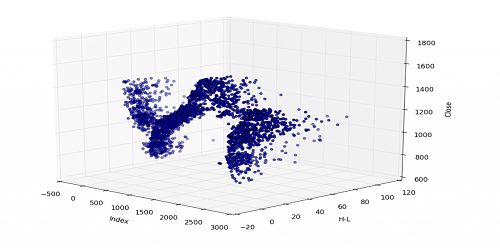
#> input picture OpenCV/data1.png, 500 x 250 px, given in place of the camera
$ jupyter execute t10.ipynb   (older library calls are emulated)
#> lines starting #> are read from the running program, lines starting #| are printed output that depends on the picture; after the words box and inside, x2 and y2 are one past the last pixel; in counts of white or black regions, pixels touching at a corner belong together
[cell 1]
# EDGE DETECTION AND GRADIENTS

[cell 2]
#MODULES
import cv2
import numpy as np

cap = cv2.VideoCapture(0) #0 to use webcam

while(1):                 #while loop used for videos
    _, frame = cap.read()
#> frame is the input picture: shape (250, 500, 3); mean B, G, R 240.9, 235.7, 235.7

    laplacian = cv2.Laplacian(frame,cv2.CV_64F) #shows edges
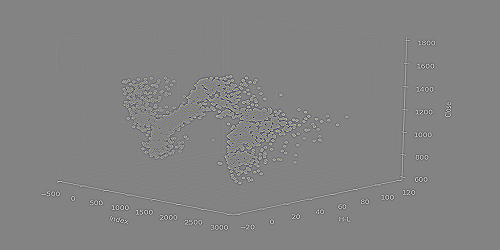
#> laplacian: shape (250, 500, 3) float64; mean B, G, R 0, 0, 0; drawn with min black and max white
    sobelx = cv2.Sobel(frame,cv2.CV_64F,1,0,ksize=5) # shows gradients
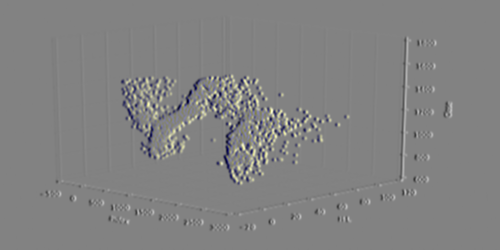
#> sobelx: shape (250, 500, 3) float64; mean B, G, R 0, 0, 0; drawn with min black and max white
    sobely = cv2.Sobel(frame,cv2.CV_64F,0,1,ksize=5)
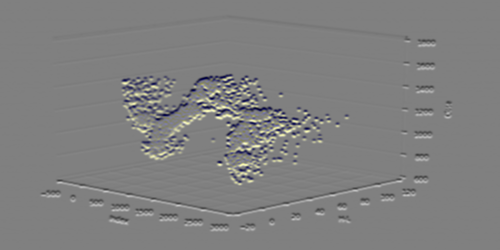
#> sobely: shape (250, 500, 3) float64; mean B, G, R -0.1, -0.1, -0.1; drawn with min black and max white
    edges = cv2.Canny(frame,100,100) #edge detector
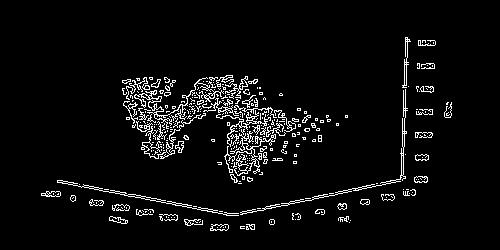
#> edges: shape (250, 500); 4.9% white in thin lines or dots, all inside (x1, y1, x2, y2) = (41, 37, 452, 231)

    cv2.imshow('frame',frame)
    #cv2.imshow('laplacian',laplacian)
    #cv2.imshow('sobelx',sobelx)
    #cv2.imshow('sobely',sobely)

    cv2.imshow('Edges',edges)
    k = cv2.waitKey(5) & 0xFF
#> (key Esc is pressed here)
    if k == 27:
        break

cv2.destroyAllWindows()
cap.release() #releases the camera

$ run again, on OpenCV/data2.png
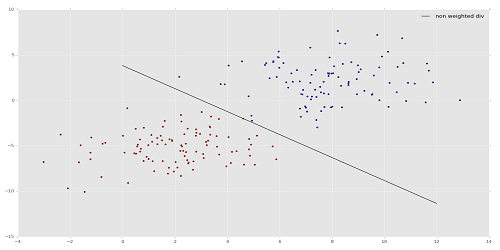
#> input picture OpenCV/data2.png, 500 x 250 px, given in place of the camera
#> frame is the input picture: shape (250, 500, 3); mean B, G, R 231.8, 231.6, 231.8
#> `sobely = cv2.Sobel(frame,cv2.CV_64F,0,1,ksize=5)`:
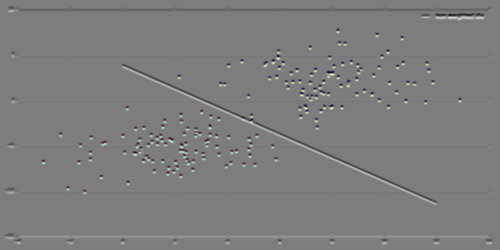
#> sobely: shape (250, 500, 3) float64; mean B, G, R 0, 0, 0; drawn with min black and max white
#> `edges = cv2.Canny(frame,100,100)`:
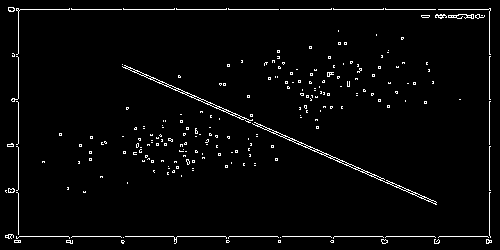
#> edges: shape (250, 500); 2.8% white in thin lines or dots

$ run again, on OpenCV/SF.jpg
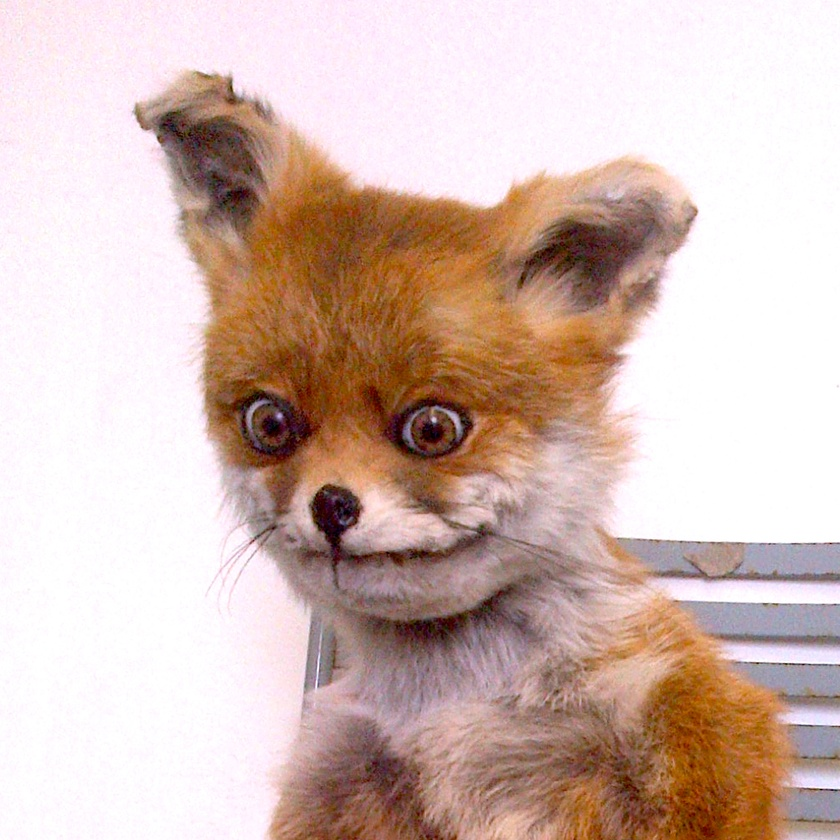
#> input picture OpenCV/SF.jpg, 840 x 840 px, shrunk from 1003 x 1004 before the run, given in place of the camera
#> frame is the input picture: shape (840, 840, 3); mean B, G, R 179.2, 187.2, 211
#> `sobely = cv2.Sobel(frame,cv2.CV_64F,0,1,ksize=5)`:
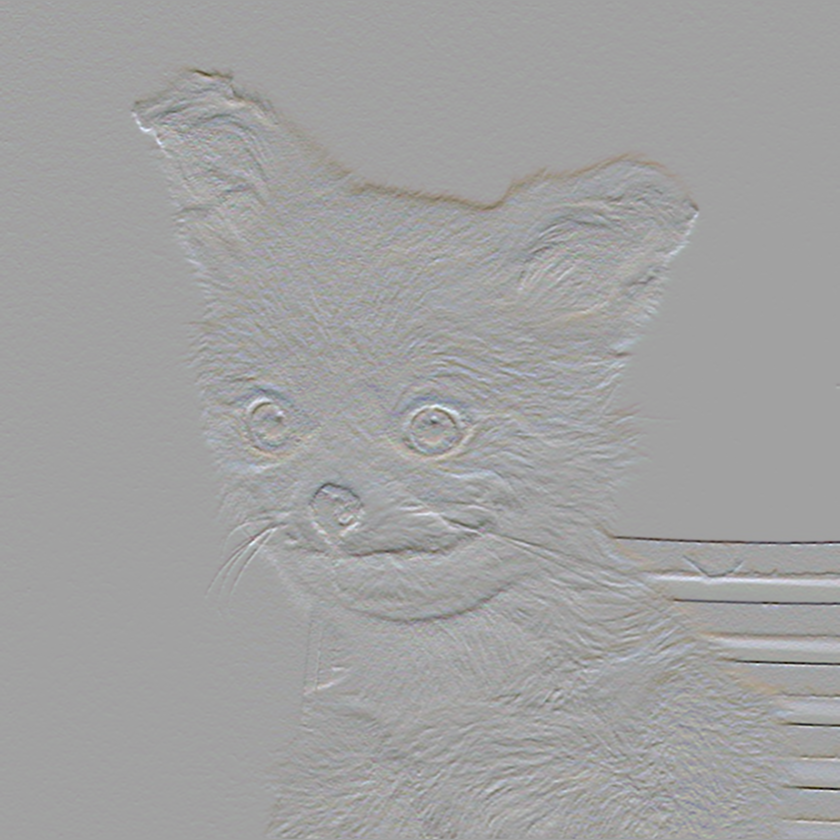
#> sobely: shape (840, 840, 3) float64; mean B, G, R -17.9, -13.1, -9.3; drawn with min black and max white
#> `edges = cv2.Canny(frame,100,100)`:
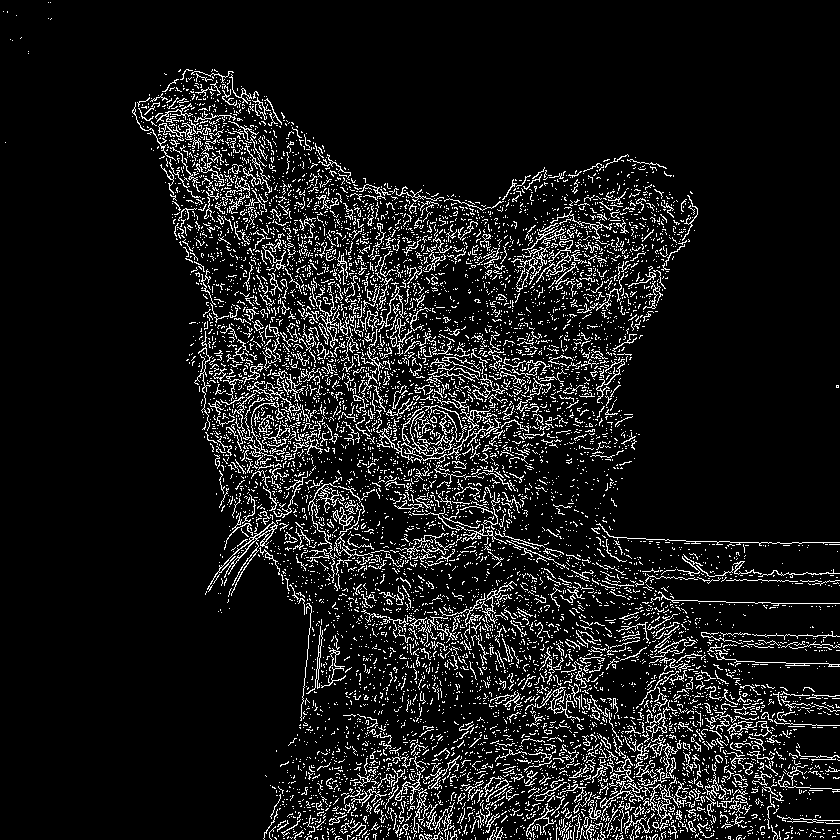
#> edges: shape (840, 840); 9.6% white in thin lines or dots
